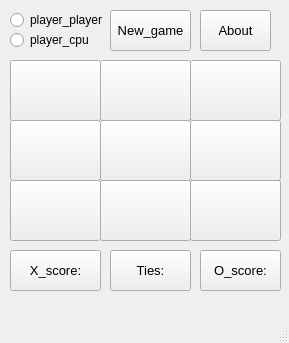
<?xml version="1.0" encoding="UTF-8"?>
<ui version="4.0">
 <class>MainWindow</class>
 <widget class="QMainWindow" name="MainWindow">
  <property name="geometry">
   <rect>
    <x>0</x>
    <y>0</y>
    <width>289</width>
    <height>343</height>
   </rect>
  </property>
  <property name="windowTitle">
   <string>MainWindow</string>
  </property>
  <widget class="QWidget" name="centralwidget">
   <widget class="QPushButton" name="btn_1">
    <property name="geometry">
     <rect>
      <x>10</x>
      <y>180</y>
      <width>91</width>
      <height>61</height>
     </rect>
    </property>
    <property name="sizePolicy">
     <sizepolicy hsizetype="Minimum" vsizetype="Expanding">
      <horstretch>0</horstretch>
      <verstretch>0</verstretch>
     </sizepolicy>
    </property>
    <property name="font">
     <font>
      <pointsize>40</pointsize>
      <bold>true</bold>
     </font>
    </property>
    <property name="text">
     <string/>
    </property>
   </widget>
   <widget class="QPushButton" name="btn_2">
    <property name="geometry">
     <rect>
      <x>100</x>
      <y>60</y>
      <width>91</width>
      <height>61</height>
     </rect>
    </property>
    <property name="sizePolicy">
     <sizepolicy hsizetype="Minimum" vsizetype="Expanding">
      <horstretch>0</horstretch>
      <verstretch>0</verstretch>
     </sizepolicy>
    </property>
    <property name="font">
     <font>
      <pointsize>40</pointsize>
      <bold>true</bold>
     </font>
    </property>
    <property name="text">
     <string/>
    </property>
   </widget>
   <widget class="QPushButton" name="btn_3">
    <property name="geometry">
     <rect>
      <x>190</x>
      <y>60</y>
      <width>91</width>
      <height>61</height>
     </rect>
    </property>
    <property name="sizePolicy">
     <sizepolicy hsizetype="Minimum" vsizetype="Expanding">
      <horstretch>0</horstretch>
      <verstretch>0</verstretch>
     </sizepolicy>
    </property>
    <property name="font">
     <font>
      <pointsize>40</pointsize>
      <bold>true</bold>
     </font>
    </property>
    <property name="text">
     <string/>
    </property>
   </widget>
   <widget class="QPushButton" name="btn_4">
    <property name="geometry">
     <rect>
      <x>10</x>
      <y>60</y>
      <width>91</width>
      <height>61</height>
     </rect>
    </property>
    <property name="sizePolicy">
     <sizepolicy hsizetype="Minimum" vsizetype="Expanding">
      <horstretch>0</horstretch>
      <verstretch>0</verstretch>
     </sizepolicy>
    </property>
    <property name="font">
     <font>
      <pointsize>40</pointsize>
      <bold>true</bold>
     </font>
    </property>
    <property name="text">
     <string/>
    </property>
   </widget>
   <widget class="QPushButton" name="btn_5">
    <property name="geometry">
     <rect>
      <x>190</x>
      <y>120</y>
      <width>91</width>
      <height>61</height>
     </rect>
    </property>
    <property name="sizePolicy">
     <sizepolicy hsizetype="Minimum" vsizetype="Expanding">
      <horstretch>0</horstretch>
      <verstretch>0</verstretch>
     </sizepolicy>
    </property>
    <property name="font">
     <font>
      <pointsize>40</pointsize>
      <bold>true</bold>
     </font>
    </property>
    <property name="text">
     <string/>
    </property>
   </widget>
   <widget class="QPushButton" name="btn_6">
    <property name="geometry">
     <rect>
      <x>100</x>
      <y>120</y>
      <width>91</width>
      <height>61</height>
     </rect>
    </property>
    <property name="sizePolicy">
     <sizepolicy hsizetype="Minimum" vsizetype="Expanding">
      <horstretch>0</horstretch>
      <verstretch>0</verstretch>
     </sizepolicy>
    </property>
    <property name="font">
     <font>
      <pointsize>40</pointsize>
      <bold>true</bold>
     </font>
    </property>
    <property name="text">
     <string/>
    </property>
   </widget>
   <widget class="QPushButton" name="btn_7">
    <property name="geometry">
     <rect>
      <x>10</x>
      <y>120</y>
      <width>91</width>
      <height>61</height>
     </rect>
    </property>
    <property name="sizePolicy">
     <sizepolicy hsizetype="Minimum" vsizetype="Expanding">
      <horstretch>0</horstretch>
      <verstretch>0</verstretch>
     </sizepolicy>
    </property>
    <property name="font">
     <font>
      <pointsize>40</pointsize>
      <bold>true</bold>
     </font>
    </property>
    <property name="text">
     <string/>
    </property>
   </widget>
   <widget class="QPushButton" name="btn_8">
    <property name="geometry">
     <rect>
      <x>100</x>
      <y>180</y>
      <width>91</width>
      <height>61</height>
     </rect>
    </property>
    <property name="sizePolicy">
     <sizepolicy hsizetype="Minimum" vsizetype="Expanding">
      <horstretch>0</horstretch>
      <verstretch>0</verstretch>
     </sizepolicy>
    </property>
    <property name="font">
     <font>
      <pointsize>40</pointsize>
      <bold>true</bold>
     </font>
    </property>
    <property name="text">
     <string/>
    </property>
   </widget>
   <widget class="QPushButton" name="btn_9">
    <property name="geometry">
     <rect>
      <x>190</x>
      <y>180</y>
      <width>91</width>
      <height>61</height>
     </rect>
    </property>
    <property name="sizePolicy">
     <sizepolicy hsizetype="Minimum" vsizetype="Expanding">
      <horstretch>0</horstretch>
      <verstretch>0</verstretch>
     </sizepolicy>
    </property>
    <property name="font">
     <font>
      <pointsize>40</pointsize>
      <bold>true</bold>
     </font>
    </property>
    <property name="text">
     <string/>
    </property>
   </widget>
   <widget class="QRadioButton" name="radioButton_p_p">
    <property name="geometry">
     <rect>
      <x>10</x>
      <y>10</y>
      <width>101</width>
      <height>20</height>
     </rect>
    </property>
    <property name="text">
     <string>player_player</string>
    </property>
   </widget>
   <widget class="QRadioButton" name="radioButton_p_cpu">
    <property name="geometry">
     <rect>
      <x>10</x>
      <y>30</y>
      <width>89</width>
      <height>20</height>
     </rect>
    </property>
    <property name="text">
     <string>player_cpu</string>
    </property>
   </widget>
   <widget class="QPushButton" name="btn_ties">
    <property name="geometry">
     <rect>
      <x>110</x>
      <y>250</y>
      <width>81</width>
      <height>41</height>
     </rect>
    </property>
    <property name="sizePolicy">
     <sizepolicy hsizetype="Minimum" vsizetype="Expanding">
      <horstretch>0</horstretch>
      <verstretch>0</verstretch>
     </sizepolicy>
    </property>
    <property name="font">
     <font>
      <pointsize>10</pointsize>
      <bold>false</bold>
     </font>
    </property>
    <property name="text">
     <string>Ties:</string>
    </property>
   </widget>
   <widget class="QPushButton" name="btn_o_score">
    <property name="geometry">
     <rect>
      <x>200</x>
      <y>250</y>
      <width>81</width>
      <height>41</height>
     </rect>
    </property>
    <property name="sizePolicy">
     <sizepolicy hsizetype="Minimum" vsizetype="Expanding">
      <horstretch>0</horstretch>
      <verstretch>0</verstretch>
     </sizepolicy>
    </property>
    <property name="font">
     <font>
      <pointsize>10</pointsize>
      <bold>false</bold>
     </font>
    </property>
    <property name="text">
     <string>O_score:</string>
    </property>
   </widget>
   <widget class="QPushButton" name="btn_x_score">
    <property name="geometry">
     <rect>
      <x>10</x>
      <y>250</y>
      <width>91</width>
      <height>41</height>
     </rect>
    </property>
    <property name="sizePolicy">
     <sizepolicy hsizetype="Minimum" vsizetype="Expanding">
      <horstretch>0</horstretch>
      <verstretch>0</verstretch>
     </sizepolicy>
    </property>
    <property name="font">
     <font>
      <pointsize>10</pointsize>
      <bold>false</bold>
     </font>
    </property>
    <property name="text">
     <string>X_score:</string>
    </property>
   </widget>
   <widget class="QPushButton" name="btn_turn">
    <property name="geometry">
     <rect>
      <x>110</x>
      <y>10</y>
      <width>81</width>
      <height>41</height>
     </rect>
    </property>
    <property name="sizePolicy">
     <sizepolicy hsizetype="Minimum" vsizetype="Expanding">
      <horstretch>0</horstretch>
      <verstretch>0</verstretch>
     </sizepolicy>
    </property>
    <property name="font">
     <font>
      <pointsize>10</pointsize>
      <bold>false</bold>
     </font>
    </property>
    <property name="text">
     <string>New_game</string>
    </property>
   </widget>
   <widget class="QPushButton" name="btn_about">
    <property name="geometry">
     <rect>
      <x>200</x>
      <y>10</y>
      <width>71</width>
      <height>41</height>
     </rect>
    </property>
    <property name="sizePolicy">
     <sizepolicy hsizetype="Minimum" vsizetype="Expanding">
      <horstretch>0</horstretch>
      <verstretch>0</verstretch>
     </sizepolicy>
    </property>
    <property name="font">
     <font>
      <pointsize>10</pointsize>
      <bold>false</bold>
     </font>
    </property>
    <property name="text">
     <string>About</string>
    </property>
   </widget>
  </widget>
  <widget class="QMenuBar" name="menubar">
   <property name="geometry">
    <rect>
     <x>0</x>
     <y>0</y>
     <width>289</width>
     <height>22</height>
    </rect>
   </property>
  </widget>
  <widget class="QStatusBar" name="statusbar"/>
 </widget>
 <resources/>
 <connections/>
</ui>
